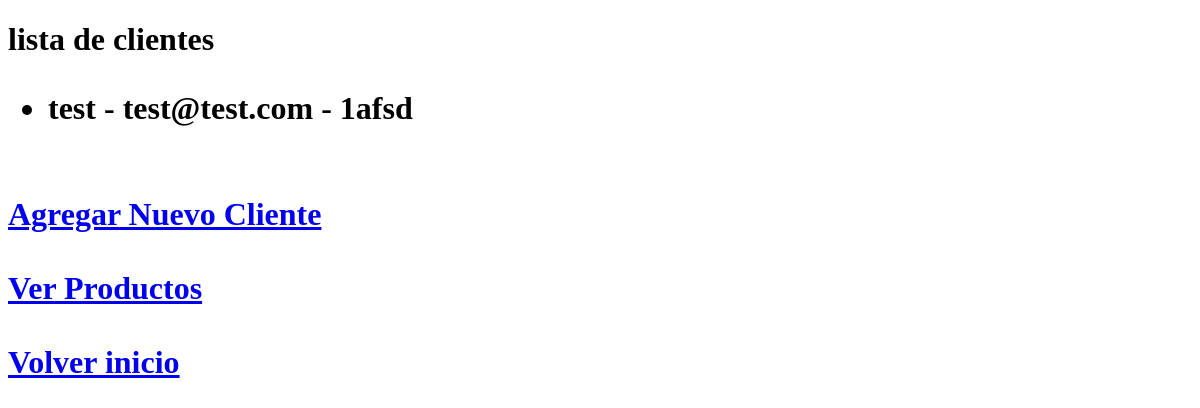
The page /productos/clientes/ on the database as committed earlier.
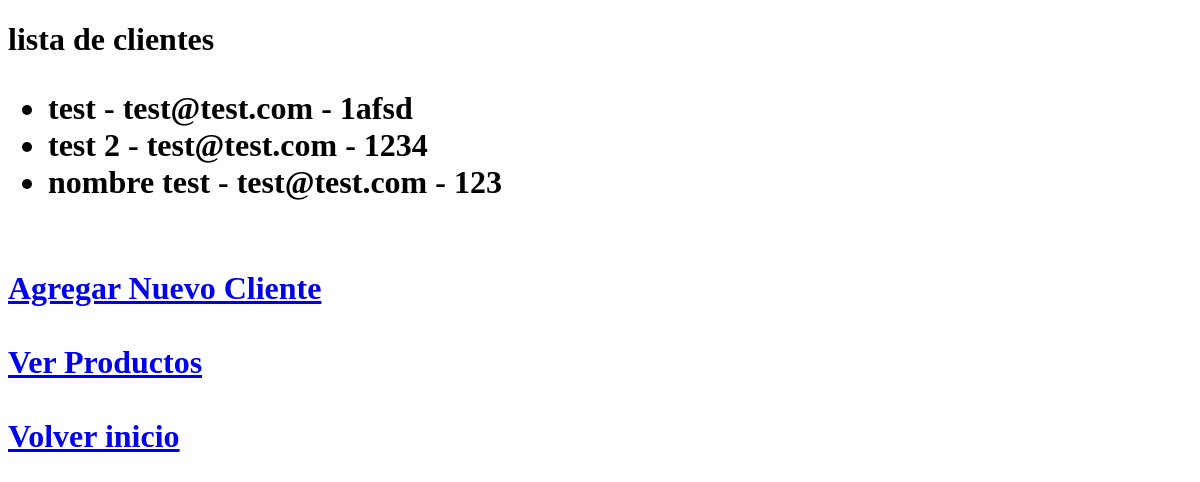
The same page on the database as committed later.
### productos/models.py (models this page shows, shortened)
class Cliente(models.Model):
    nombre = models.CharField(max_length=200)
    email = models.EmailField()
    telefono = models.CharField(max_length=15)

### productos/views.py (the view)
# urls.py: path('clientes/', listar_clientes, name='listar_clientes'),
def listar_clientes(request):
    clientes = Cliente.objects.all()
    return render(request, 'listar_clientes.html', {'clientes': clientes})

### productos/templates/listar_clientes.html (shortened to what this page needs)
<!DOCTYPE html>
<html lang="es">
<head>
</head>
<body>
    <h1>lista de clientes</h>
    <ul>
        {% for cliente in clientes%}
        <li>{{ cliente.nombre }} - {{ cliente.email }} - {{ cliente.telefono }}</li>
        {% endfor %}
    </ul>
    <br>
    <a href="{% url 'agregar_cliente' %}">Agregar Nuevo Cliente</a>
    <br>
    <br>
    <a href="{% url 'listar_productos' %}">Ver Productos</a>
    <br>
    <br>
    <a href="{% url 'inicio' %}">Volver inicio</a>
</body>
</html>

Rows that differ between the two databases and show on the page:
added Cliente: nombre "test 2", email "test@test.com", telefono "1234"
added Cliente: nombre "nombre test", email "test@test.com", telefono "123"
